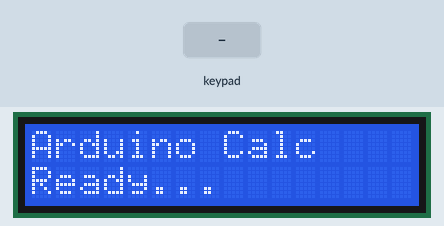
Bench run of a sketch on a simulated Arduino Uno, built with avr-gcc and run on an emulated ATmega328P. Shown: 16×2 character LCD. The inputs (shaded band) are chosen by the test bench.

Above: at 0.1 s.
2.8 s: keypad keys 7 + 5 = pressed 0.4 s apart
At 4.6 s:
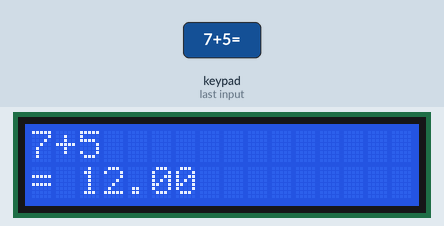
5.9 s: keypad keys 6 * 7 = pressed 0.4 s apart
At 8.0 s:
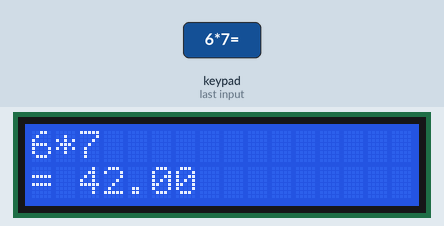
9.0 s: keypad keys 8 / 2 = pressed 0.4 s apart
At 10.5 s:
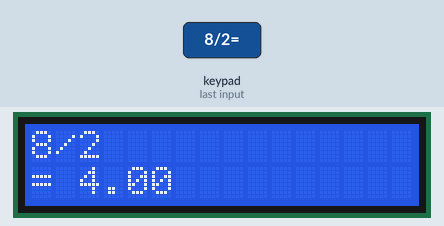
12.1 s: keypad keys 9 - 4 = pressed 0.4 s apart
At 14.2 s:
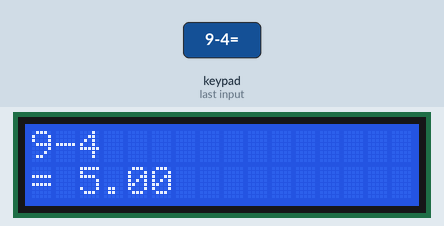
15.2 s: key '4' pressed
At 15.5 s:
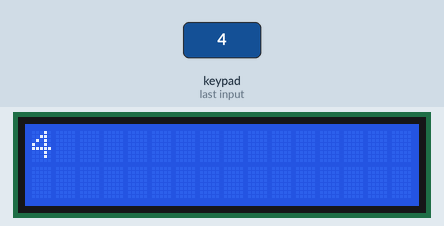
16.7 s: key '7' pressed
At 17.9 s:
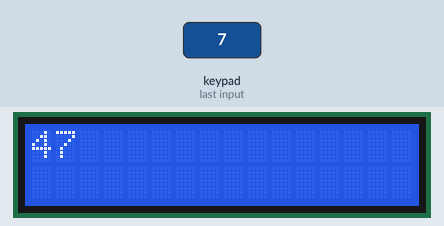
Timing chart, 0 to 19.2 s (numbered marks = the images above; inputs shaded):
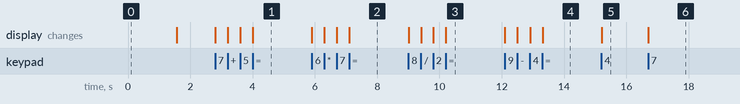

The sketch:

calculator.ino
```cpp
#include <Keypad.h>
#include <LiquidCrystal.h>

// --- Keypad Configuration ---
const byte ROWS = 4; // Four rows
const byte COLS = 4; // Four columns

// Define the keypad layout (matches a standard calculator)
char keys[ROWS][COLS] = {
  {'7', '8', '9', '/'},
  {'4', '5', '6', '*'},
  {'1', '2', '3', '-'},
  {'C', '0', '=', '+'}
};

// Connect keypad row pins to Arduino pins (matches your schematic)
byte rowPins[ROWS] = {0, 1, 2, 3};
// Connect keypad column pins to Arduino pins (matches your schematic)
byte colPins[COLS] = {4, 5, 6, 7};

// Initialize the keypad object
Keypad kpd = Keypad(makeKeymap(keys), rowPins, colPins, ROWS, COLS);

// --- LCD Configuration (matches your schematic) ---
// LiquidCrystal(rs, en, d4, d5, d6, d7)
LiquidCrystal lcd(8, 9, 10, 11, 12, 13);

// --- Calculator Logic Variables ---
String num1, num2;    // To store the first and second numbers
char action;          // To store the operator (+, -, *, /)
boolean isFirstNumber = true; // Flag to check if we are inputting the first number
boolean isResultShown = false; // Flag to check if a result is on the screen

// --- Function to clear all data and reset the calculator ---
void clearData() {
  num1 = "";
  num2 = "";
  isFirstNumber = true;
  isResultShown = false;
  lcd.clear();
}

void setup() {
  lcd.begin(16, 2); // Initialize the 16x2 LCD
  lcd.print("Arduino Calc");
  lcd.setCursor(0, 1);
  lcd.print("Ready...");
  delay(1500);
  lcd.clear();
}

void loop() {
  char key = kpd.getKey(); // Read the pressed key

  if (key) { // If a key is pressed
    // If a result is already shown, any key press will clear for a new calculation
    if (isResultShown) {
      clearData();
    }

    // --- Handle Number Keys ('0' through '9') ---
    if (key >= '0' && key <= '9') {
      if (isFirstNumber) {
        num1 += key; // Append digit to the first number
      } else {
        num2 += key; // Append digit to the second number
      }
      lcd.print(key); // Display the pressed digit
    }

    // --- Handle Operator Keys ('/', '*', '-', '+') ---
    else if (key == '/' || key == '*' || key == '-' || key == '+') {
      if (num1.length() > 0) { // Only accept an operator after the first number
        action = key;
        isFirstNumber = false; // Switch to inputting the second number
        lcd.print(key);
      }
    }

    // --- Handle Equals Key ('=') ---
    else if (key == '=') {
      if (num1.length() > 0 && num2.length() > 0) {
        float number1 = num1.toFloat();
        float number2 = num2.toFloat();
        float result = 0;

        switch (action) {
          case '+': result = number1 + number2; break;
          case '-': result = number1 - number2; break;
          case '*': result = number1 * number2; break;
          case '/': result = number1 / number2; break;
        }

        lcd.setCursor(0, 1); // Move to the second line for the result
        lcd.print("= ");
        lcd.print(result);
        isResultShown = true;
      }
    }

    // --- Handle Clear Key ('C') ---
    else if (key == 'C') {
      clearData();
    }
  }
}
```

Measured:
- after the input at 2.8 s, the display: first changes at once (image 1 shows a later state)
- after the input at 5.9 s, the display: first changes at once (image 2 shows a later state)
- after the input at 9.0 s, the display: first changes at once (image 3 shows a later state)
- after the input at 12.1 s, the display: first changes at once (image 4 shows a later state)
- after the input at 15.2 s, the display: changes at once (image 5)
- after the input at 16.7 s, the display: changes at once (image 6)
